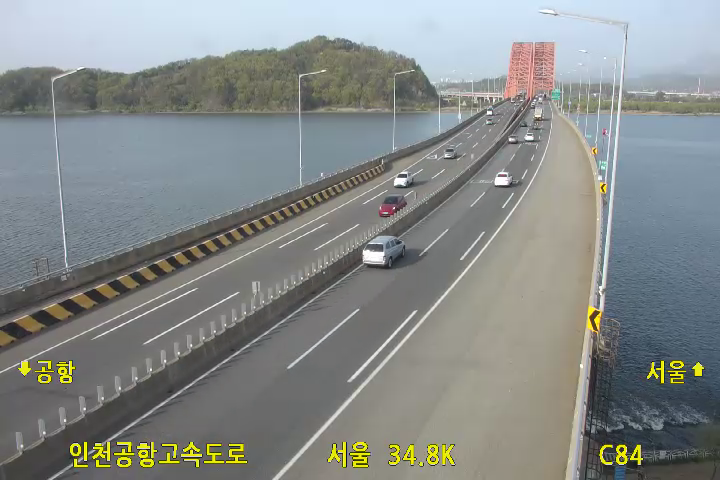
#> input picture frame 503 of Src/cctv_88jc.mp4, 720 x 480 px
$ python W07_4.py
#> lines starting #> are read from the running program, lines starting #| are printed output that depends on the picture; after the words box and inside, x2 and y2 are one past the last pixel; in counts of white or black regions, pixels touching at a corner belong together
import numpy as np
import cv2

cap = cv2.VideoCapture("../Src/cctv_88jc.mp4")

frameIds = cap.get(cv2.CAP_PROP_FRAME_COUNT) * np.random.uniform(size=25)

frames=[]
for fid in frameIds:
    cap.set(cv2.CAP_PROP_POS_FRAMES, fid)
    ret, frame = cap.read()
    frames.append(frame)
#> this loop made 25 passes
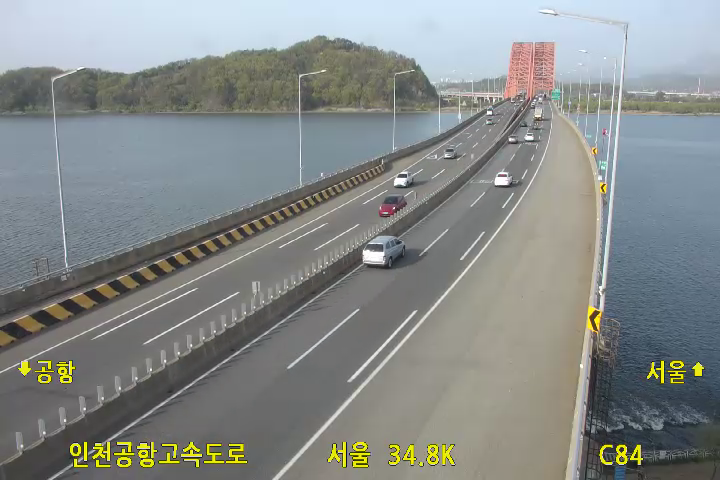
#> input picture frame 503 of Src/cctv_88jc.mp4, 720 x 480 px
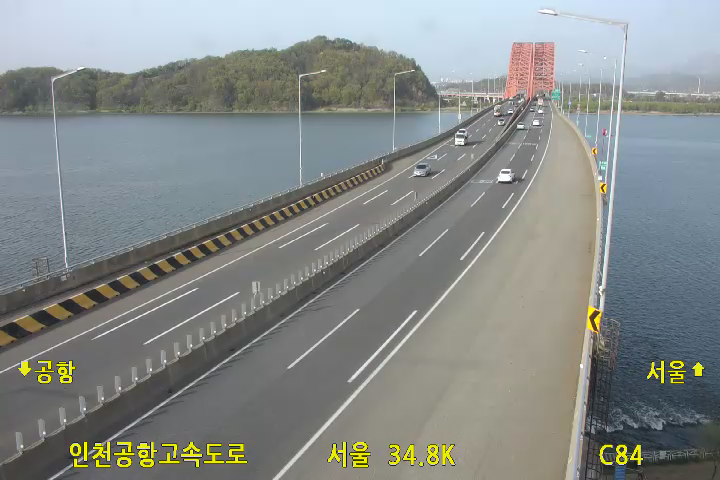
#> input picture frame 655 of Src/cctv_88jc.mp4, 720 x 480 px
#> after the loop, frames = 25 items

medianFrame=np.median(frames,axis=0).astype(dtype=np.uint8)

# 심화

frameIds = cap.get(cv2.CAP_PROP_FRAME_COUNT) * np.random.uniform(size=25)
#> frameIds = 25 values, max 866.3 at index 2, min 17.23 at index 9, mean 444.9

for fid in frameIds:
    cap.set(cv2.CAP_PROP_POS_FRAMES, fid)
    ret, frame = cap.read()
    diff = cv2.absdiff(medianFrame, frame)

    gray = cv2.cvtColor(diff, cv2.COLOR_BGR2GRAY)

    thresh = cv2.threshold(gray, 25, 255, cv2.THRESH_BINARY)[1]

    contours, _ = cv2.findContours(thresh.copy(), cv2.RETR_EXTERNAL, cv2.CHAIN_APPROX_SIMPLE)

    for c in contours:
        # 너무 작은 값은 무시 (잡음 제거)
        if cv2.contourArea(c) < 50:
            continue

        (x, y, w, h) = cv2.boundingRect(c)
        cv2.rectangle(frame, (x, y), (x + w, y + h), (0, 255, 0), 2)

    cv2.imshow('frame', frame)
    if cv2.waitKey(30)==27:
        break
#> this loop made 1 pass; (key Esc is pressed on pass 1)
#> fid on pass 1: 586.8
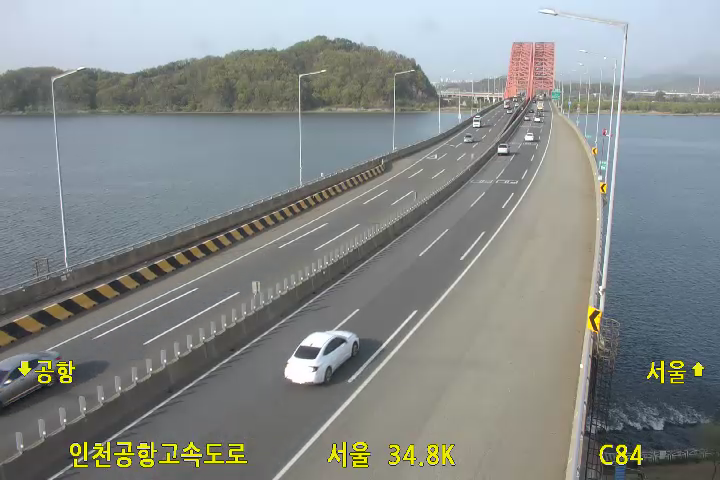
#> input picture frame 586 of Src/cctv_88jc.mp4, 720 x 480 px
#> pass 1, `diff = cv2.absdiff(medianFrame, frame)`:
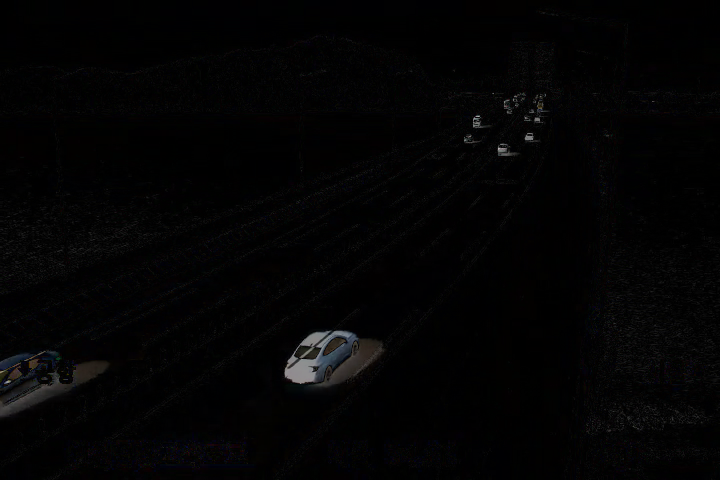
#> diff: shape (480, 720, 3); mean of channels 0, 1, 2 3.7, 3.4, 3.5; drawn as B, G, R
#> pass 1, `thresh = cv2.threshold(gray, 25, 255, cv2.THRESH_BINARY)[1]`:
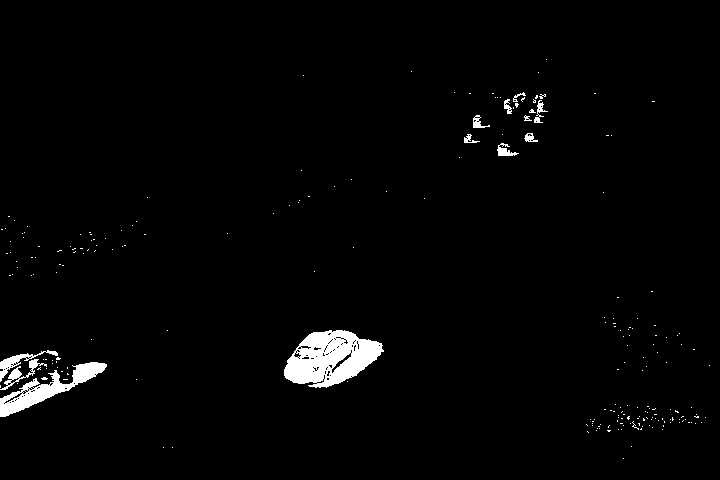
#> thresh: shape (480, 720); 2.1% white; 225 white regions (213 under 20 px), largest, box (x1, y1, x2, y2) and area: (284, 330, 384, 388) 3633, (0, 362, 107, 417) 1750, (0, 350, 58, 382) 368
#> pass 1, `cv2.imshow('frame', frame)`:
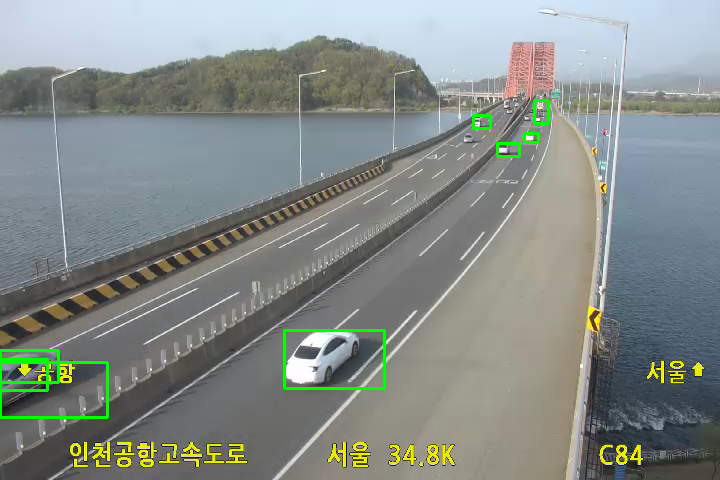
#> window 'frame': shape (480, 720, 3); mean B, G, R 136.6, 140.3, 133.2

cv2.waitKey(0)

$ run again, starting later in the video
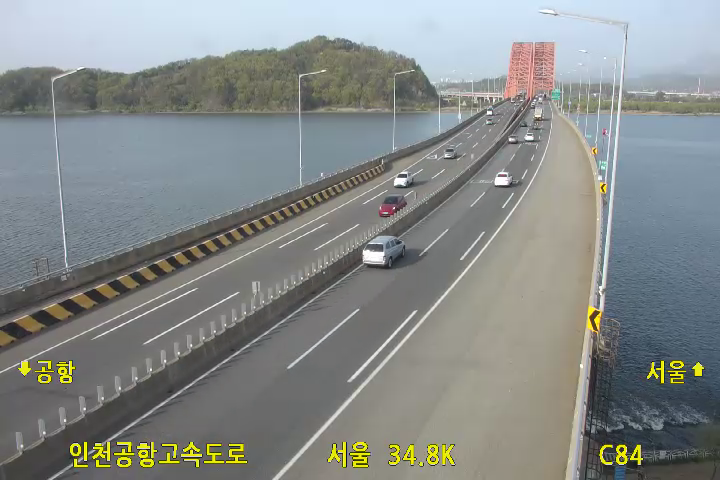
#> input picture frame 503 of Src/cctv_88jc.mp4, 720 x 480 px
#> the loop `for fid in frameIds:` made 25 passes
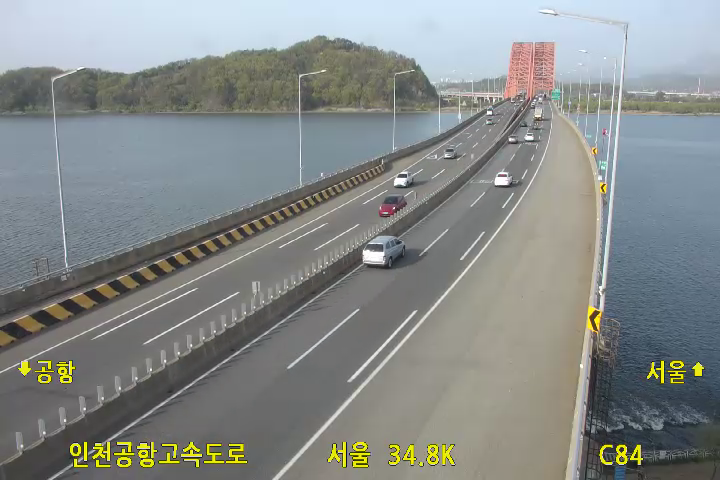
#> input picture frame 503 of Src/cctv_88jc.mp4, 720 x 480 px
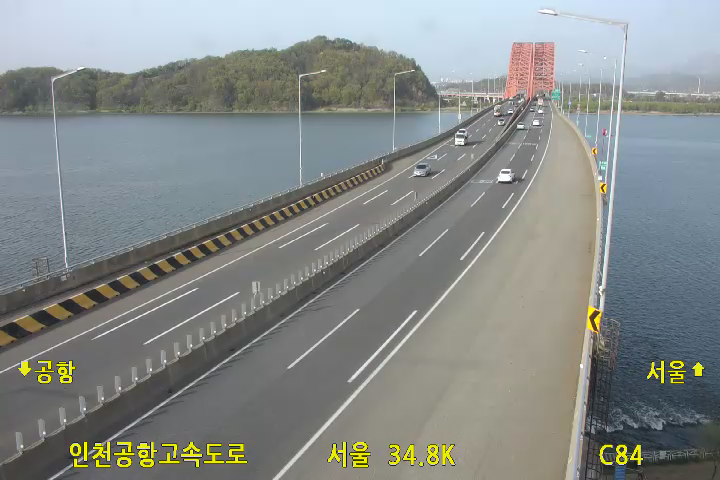
#> input picture frame 655 of Src/cctv_88jc.mp4, 720 x 480 px
#> after the loop `for fid in frameIds:`: frames = 25 items
#> frameIds = 25 values, max 866.3 at index 2, min 17.23 at index 9, mean 444.9
#> the loop `for fid in frameIds:` made 1 pass; (key Esc is pressed on pass 1)
#> fid on pass 1: 586.8
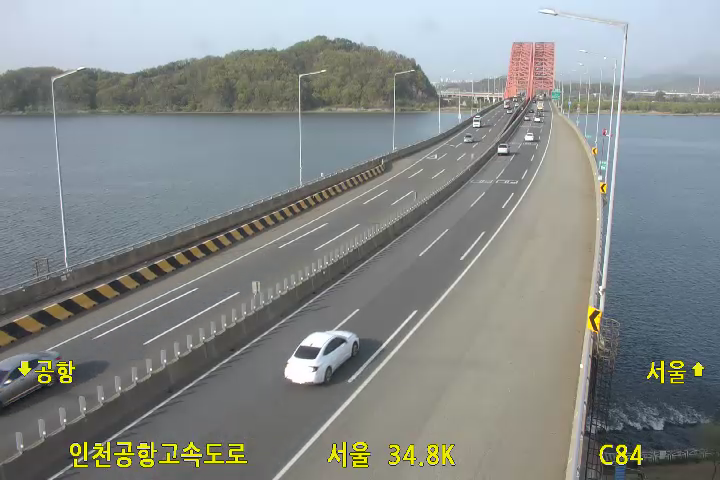
#> input picture frame 586 of Src/cctv_88jc.mp4, 720 x 480 px

$ run again, starting later in the video
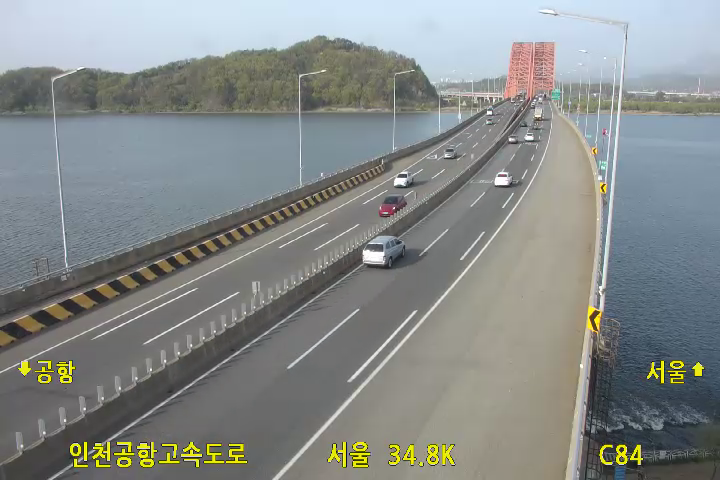
#> input picture frame 503 of Src/cctv_88jc.mp4, 720 x 480 px
#> the loop `for fid in frameIds:` made 25 passes
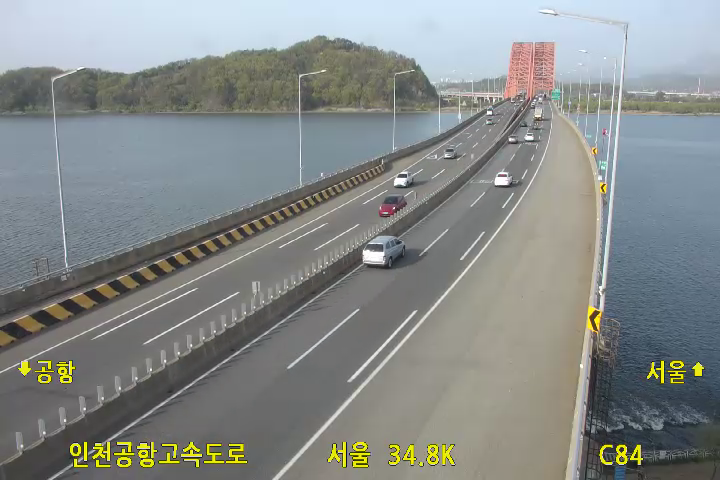
#> input picture frame 503 of Src/cctv_88jc.mp4, 720 x 480 px
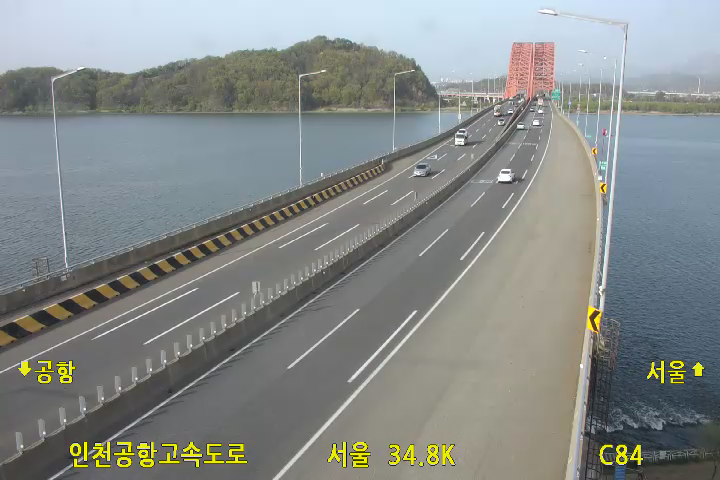
#> input picture frame 655 of Src/cctv_88jc.mp4, 720 x 480 px
#> after the loop `for fid in frameIds:`: frames = 25 items
#> frameIds = 25 values, max 866.3 at index 2, min 17.23 at index 9, mean 444.9
#> the loop `for fid in frameIds:` made 1 pass; (key Esc is pressed on pass 1)
#> fid on pass 1: 586.8
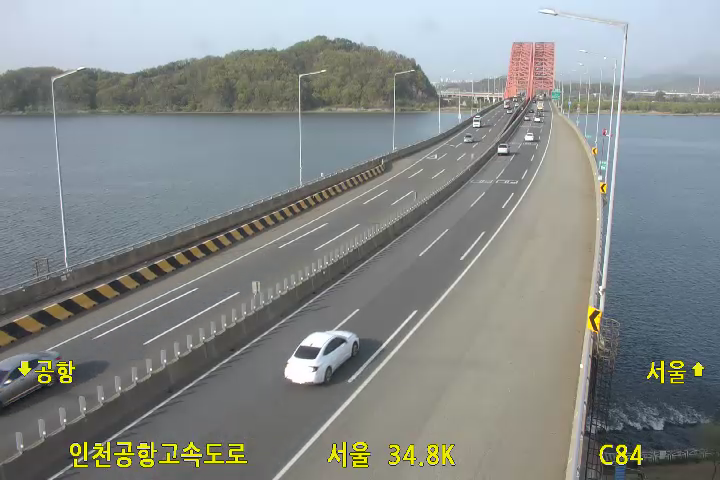
#> input picture frame 586 of Src/cctv_88jc.mp4, 720 x 480 px
